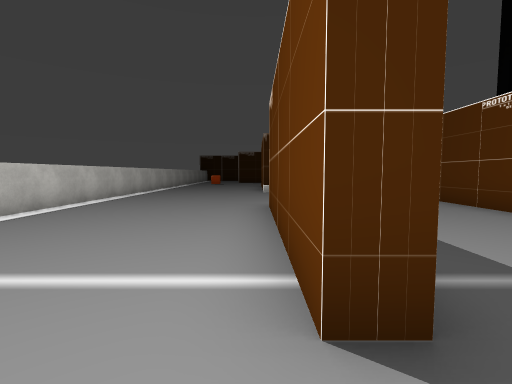
[1] (above)

24 first-person views from a walk through a scene from a Unity 3-D project. The camera is 1.5 m above the floor, tilts 4° down and sees 85° across. The floor is counted in squares, 2 m on a side. Each view is taken from the middle of a square. On the plan, view 1 faces up. The plan holds only what a view shows up to about 10 squares ahead; the rest is blank. The place goes on beyond the plan. The player is left out. Some animated figures are left out. Some surface patterns are stand-ins.

[2]
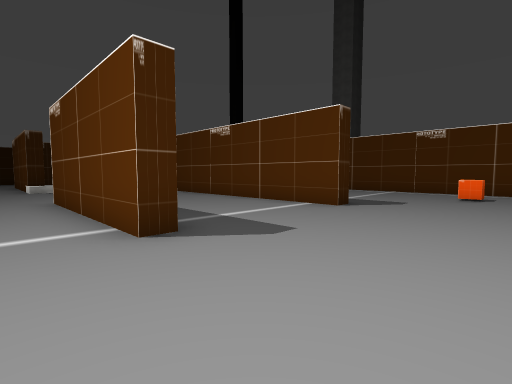

[3]
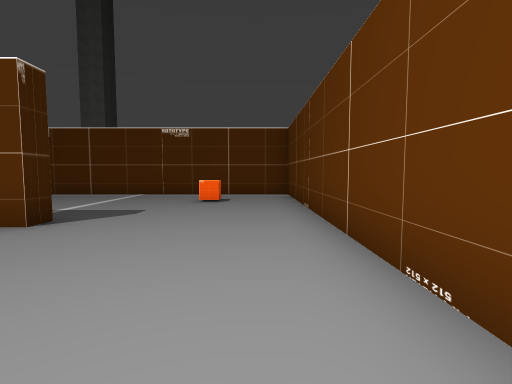

[4]
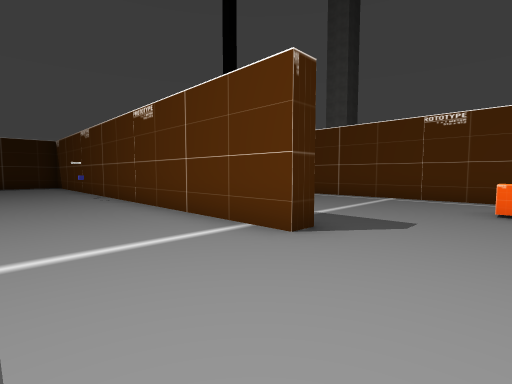

[5]
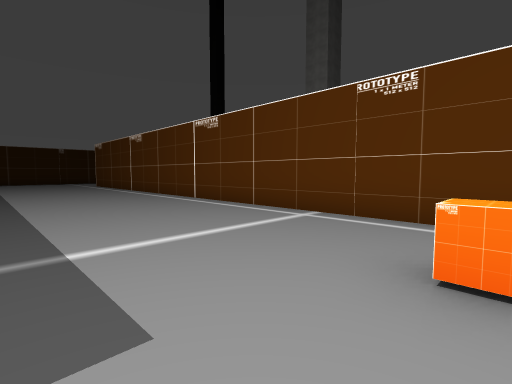

[6]
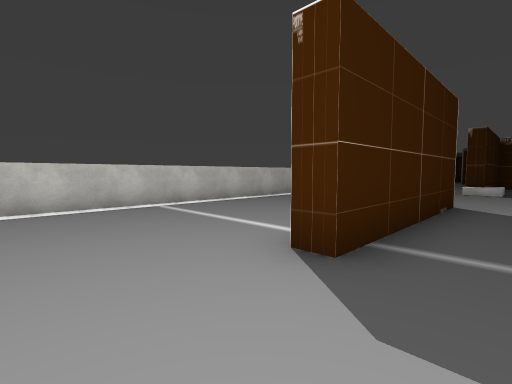

[7]
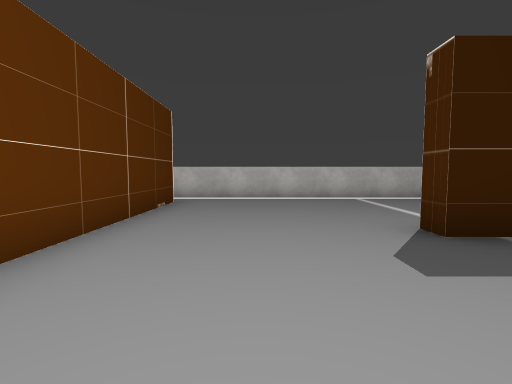

[8]
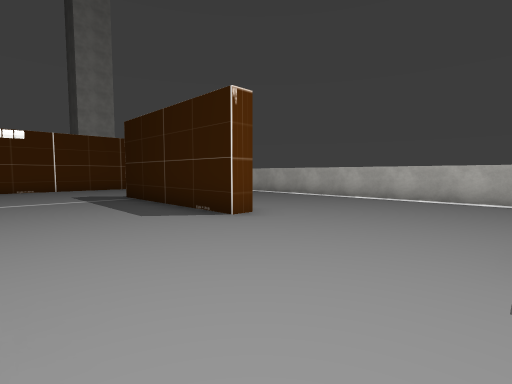

[9]
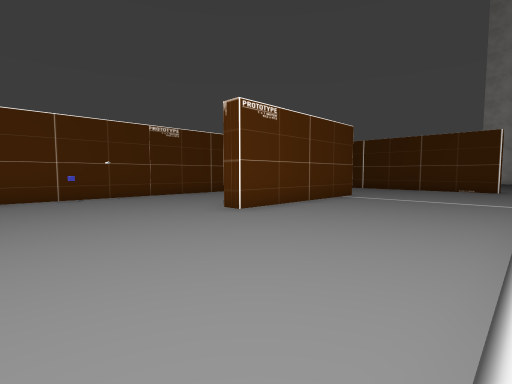

[10]
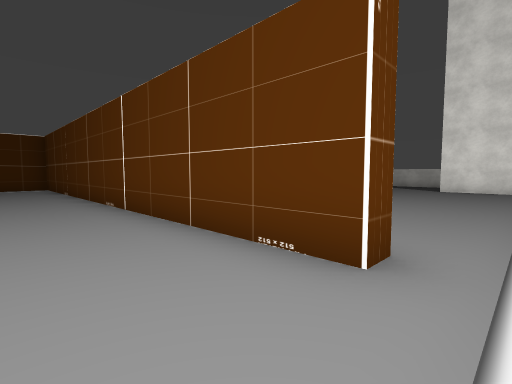

[11]
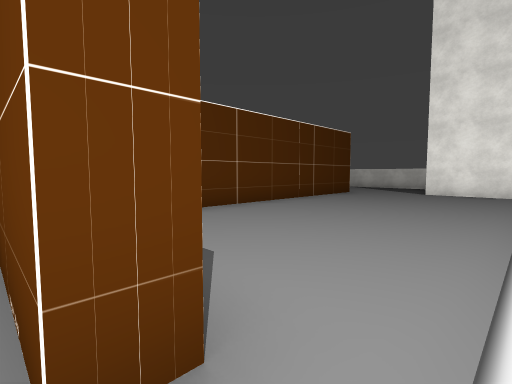

[12]
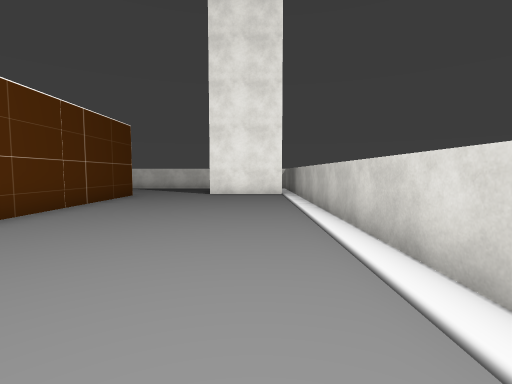

[13]
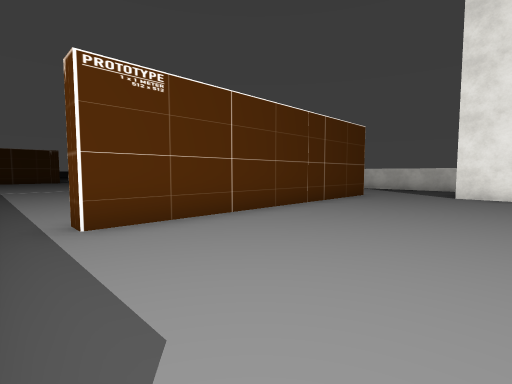

[14]
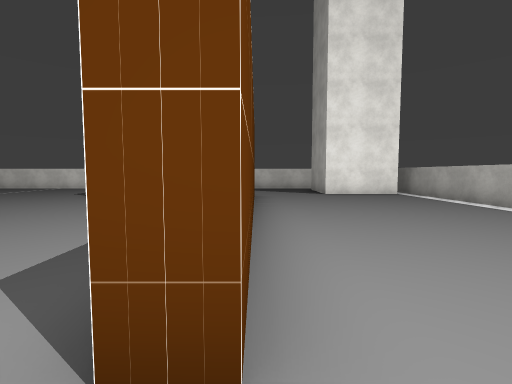

[15]
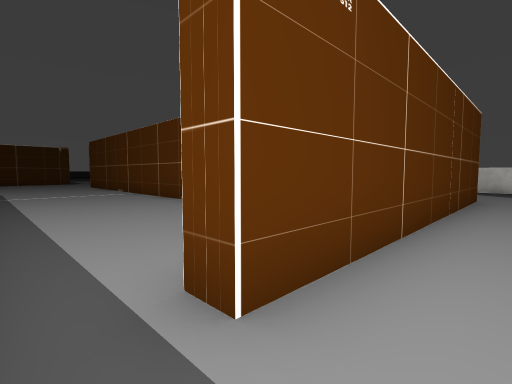

[16]
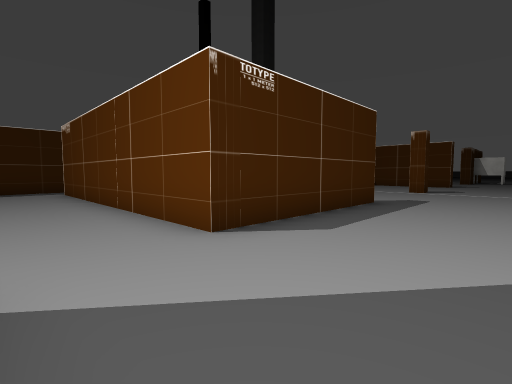

[17]
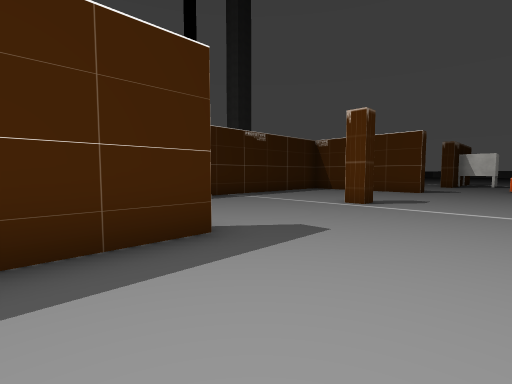

[18]
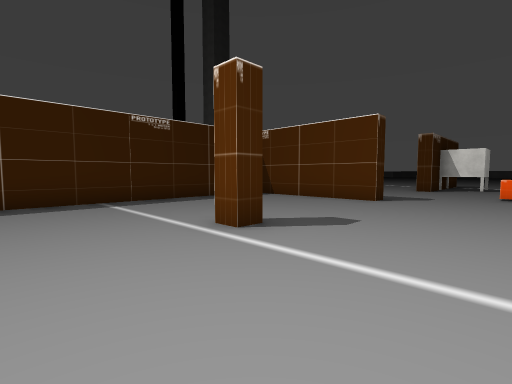

[19]
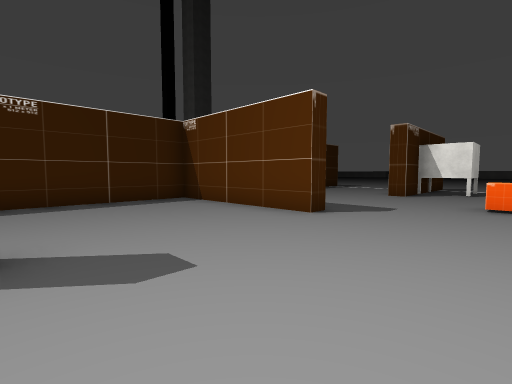

[20]
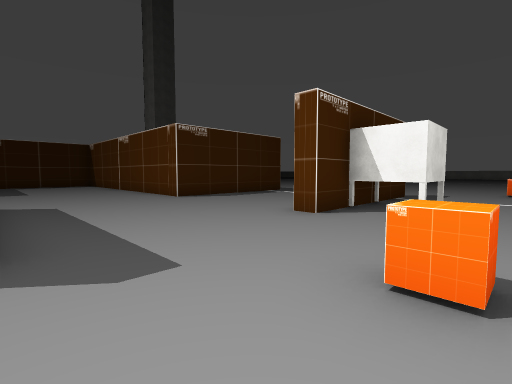

[21]
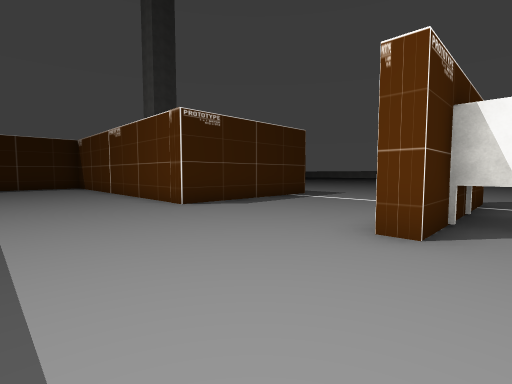

[22]
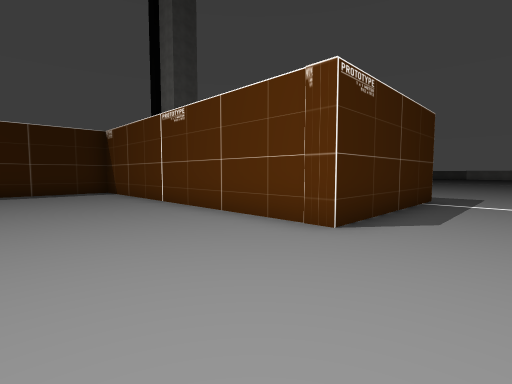

[23]
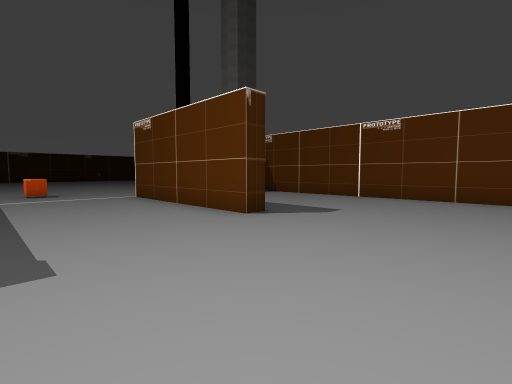

[24]
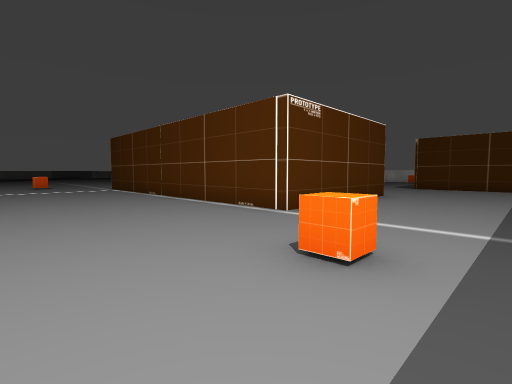

### Floor plan
Points are (right, up) in squares from view 1. A wall is a line through its corners. A room is listed if a view was taken in it or the views show most of it. See-through windows are left out.
Room 1 (views 1, 2, 3, 4, 5, 6, 7, 8, 9, 10)
walls: (0.8, 6.2) (0.8, 1.2) (0.3, 1.2) (0.3, 6.2) (0.8, 6.2); (5.4, 1.2) (4.8, 1.2) (4.8, 10.4); (-3.1, -3.1) (10.6, -3.1) (10.6, 8.6); (-4.4, 10) (-4.4, -2.5)
ways out: opening at (-4, -3) to room 2
objects: other object (1, 10); other object (8, -1)
Room 2 (views 11, 12, 13, 14, 15)
walls: (-4.4, -5.4) (-4.4, -14); (-3.1, -3.6) (-3.1, -3.1); (0.9, -3.6) (-0.5, -3.6); (-4.4, -2.5) (-4.4, -3.5); (1, -13.2) (1, -4.9) (1.6, -4.9); (-4, -13.7) (-1.4, -13.7)
ways out: opening at (-4, -3) to room 1; opening at (-0.5, -12.5) to room 3; opening at (1, -4) to room 3
Room 3 (views 16, 17, 18, 19, 20, 21, 22, 23, 24)
walls: (16, -3.3) (15.4, -3.3) (15.4, 1.7) (21.9, 1.7); (20, 1.2) (17.4, 1.2); (25.5, -8.1) (20.4, -8.1) (20.4, 0.8); (16, -13.2) (15.4, -13.2) (15.4, -8.6) (8.2, -8.6); (11, -13.2) (10.6, -13.2) (10.6, -12.6); (23.2, -14.6) (21.7, -14.6) (21.7, -13.1); (6.9, -8.1) (10.1, -8.1); (25.5, -13.2) (20.4, -13.2) (20.4, -12.6); (6.1, -13.2) (1, -13.2); (0.5, -17.1) (1.1, -17.1)
ways out: opening at (-0.5, -12.5) to room 2; opening at (1, -4) to room 2
objects: other object (13, 4); other object (18, -16); other object (28, -16)

Positions as (right, up) in squares from view 1, and headings:
1: (0, 0), facing up
2: (-1, -2), facing up-right
3: (1, -2), facing right
4: (2, -1), facing up-right
5: (6, -1), facing up-right
6: (2, -1), facing up-left
7: (4, -1), facing left
8: (4, 10), facing down-left
9: (-4, 10), facing down-right
10: (-4, -1), facing down-right
11: (-4, -3), facing down-right
12: (-3, -4), facing down
13: (-3, -4), facing down-right
14: (1, -4), facing down
15: (0, -4), facing down-right
16: (-1, -16), facing up-right
17: (4, -16), facing up-right
18: (8, -16), facing up-right
19: (11, -16), facing up-right
20: (16, -16), facing up-right
21: (17, -14), facing up-right
22: (17, -10), facing up-right
23: (12, -7), facing up-right
24: (12, 6), facing down-right
